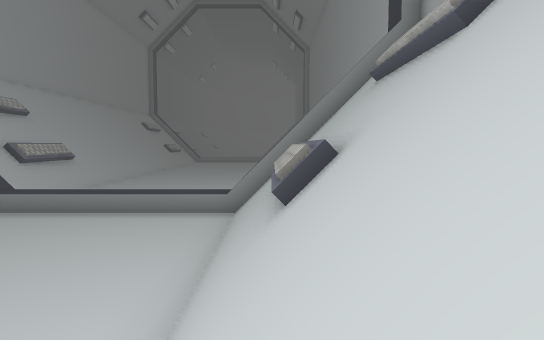
View 1 (above)

14 first-person views from a walk through a Unity game level. The camera is 1.5 m above the floor, tilts 4° down and sees 75° across. The floor is counted in squares, 2 m on a side. Each view is taken from the middle of a square. On the plan, view 1 faces up. The plan holds only what a view shows up to about 11 squares ahead; the rest is blank. The place goes on beyond the plan. The player is left out. Some surface patterns are stand-ins.

View 2
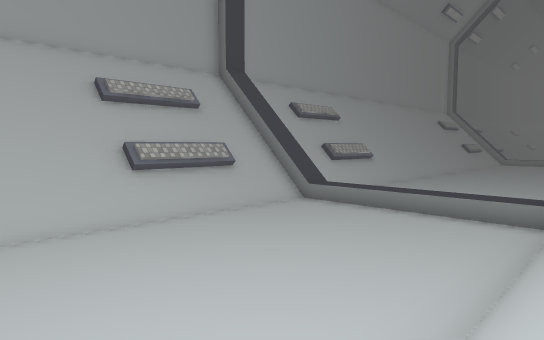

View 3
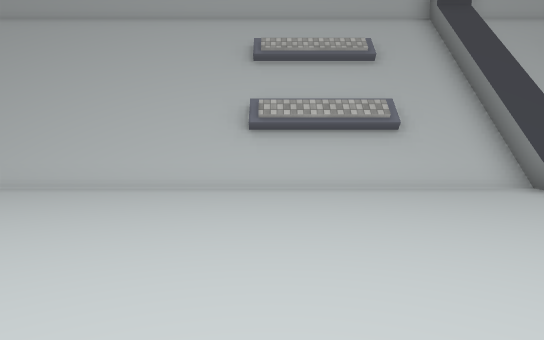

View 4
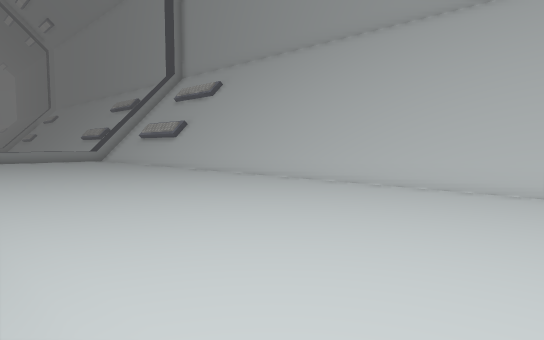

View 5
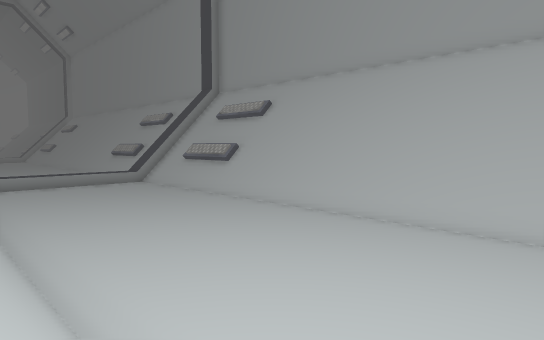

View 6
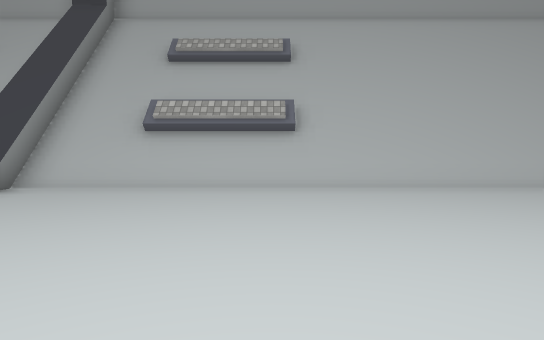

View 7
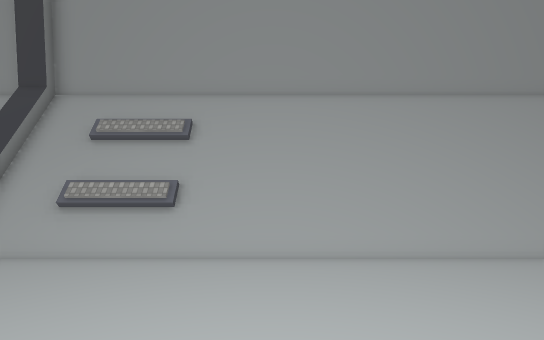

View 8
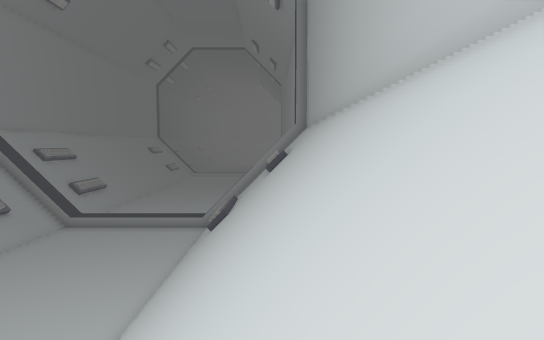

View 9
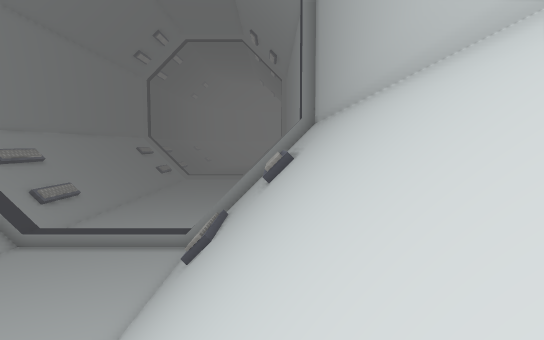

View 10
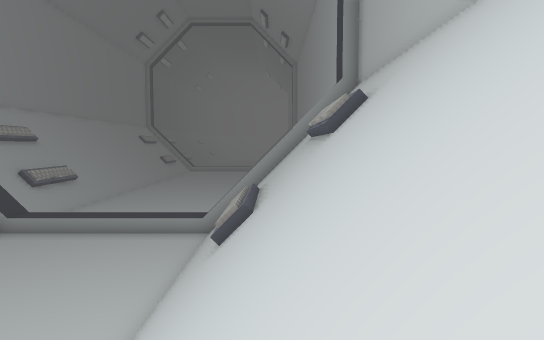

View 11
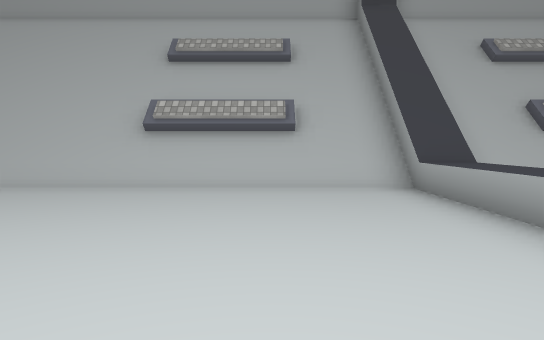

View 12
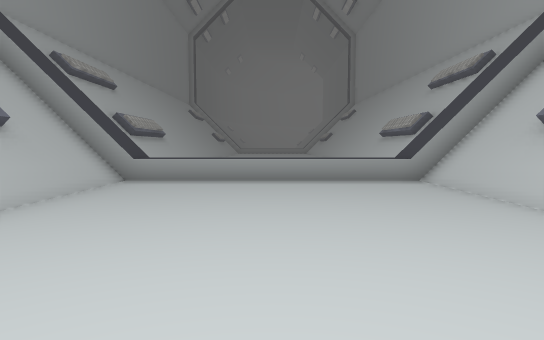

View 13
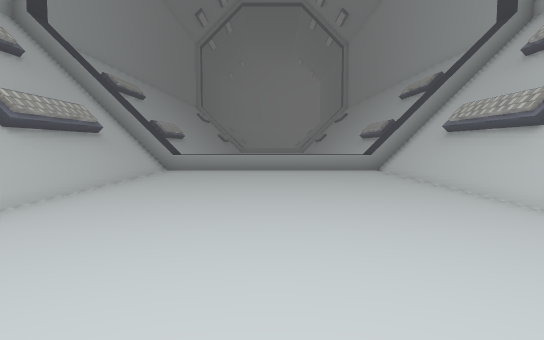

View 14
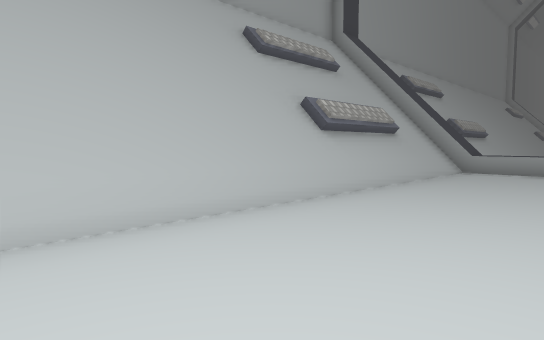

### Floor plan
Key: @ floor where view 1 was taken; # wall or solid block; . main floor; : floor 1.75 m higher than the main floor; + floor 3.75 m higher than the main floor; * floor 5.75 m higher than the main floor; % floor 7.75 m higher than the main floor; / step, stairs or slope; = window, fence, low wall or low ledge; ^ raised ledge; v drop or lower ground.
Columns run from 12 left of view 1 to 4 right of it. Each row starts with its distance up from view 1.
 11 #   =           #
 10 #%*+:        +* #
  9 #^^^^^^^^^^^^^^^#
  8 #////.......////#
  7 #////.......////#
  6 #/ /=.......=///#
  5 #/ /v.......v///#
  4 #/#/=.......=///#
  3 #////.......////#
  2 #////.......////#
  1 #////.......////#
  0 #////.......@///#
 -1 #////.......////#
 -2 #////.......////#
 -3 #////.......////#
 -4 #////.......////#
 -5 #////.......////#
 -6 #////.......////#
 -7 #////.......////#
 -8 #////.......////#
 -9 #////.......////#
-10 #////.......////#
-11 #/#/=.......=///#
-12 #/ /v.......v///#
-13 #/ /=.......=///#
-14 #////.......////#
-15 #////.......////#
-16 #^^^^^^^^^^^^^^^#
-17 #           :+* #
-18 ##===       ===##

Where each view was taken, in squares from view 1:
view 1: 0 up, 0 right, facing up
view 2: 0 up, 0 right, facing up-left
view 3: 4 up, 1 left, facing left
view 4: 2 up, 1 left, facing down-left
view 5: 0 up, 0 right, facing down-left
view 6: 4 up, 7 left, facing right
view 7: 1 up, 9 left, facing right
view 8: 0 up, 10 left, facing down
view 9: 3 down, 10 left, facing down
view 10: 5 down, 9 left, facing down
view 11: 13 down, 7 left, facing right
view 12: 8 down, 4 left, facing down
view 13: 5 down, 4 left, facing down
view 14: 5 down, 4 left, facing down-right
